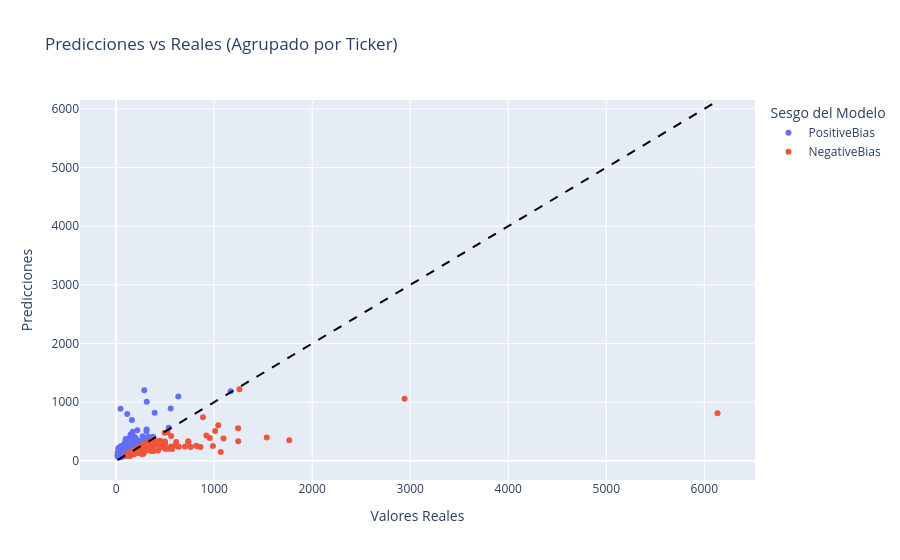

The cell this chart's notebook holds for it:
### Markdown cell above
Se generan 2 clusters segun las predicciones:
* Positive_Bias: si los residuos son mayores o iguales a cero.
* Negative_Bias: si los residuos son menores a cero.

### Code cell
# Se dividen los datos para predecir el valor de la última fecha disponible para cada ticker en el conjunto de test
X_train = X.iloc[:-len(df['Ticker'].unique())]  # Todos menos la última fecha de cada ticker
y_train = y.iloc[:-len(df['Ticker'].unique())]
X_test = X.iloc[-len(df['Ticker'].unique()):]   # Solo la última fecha de cada ticker
y_test = y.iloc[-len(df['Ticker'].unique()):]

# Recuperar el ticker usando el indice de y_test
tickers_test = df.loc[y_test.index, 'Ticker']

# Predicciones en el conjunto de test
y_pred = pipe.predict(X_test)

# Consolidar resultados individuales en un DataFrame
resultados_df = pd.DataFrame({
    'Ticker': tickers_test,
    'Predicted': y_pred,
    'Observed': y_test
})

# Calcular el residuo para cada predicción
resultados_df['Residuals'] = resultados_df['Predicted'] - resultados_df['Observed']

# Agrupar por ticker
resultados_agrupados = resultados_df.groupby('Ticker')[['Predicted', 'Observed', 'Residuals']].mean()

# Generar el Cluster sobre el promedio de los residuos
resultados_agrupados['Cluster'] = ['PositiveBias' if r >= 0 else 'NegativeBias' 
                                   for r in resultados_agrupados['Residuals']]

# Visualizar
fig = px.scatter(
    resultados_agrupados, 
    x='Observed', 
    y='Predicted', 
    color='Cluster',
    hover_name=resultados_agrupados.index, 
    labels={'Observed':'Valores Reales', 'Predicted':'Predicciones', 'Cluster':'Sesgo del Modelo'},
    title='Predicciones vs Reales (Agrupado por Ticker)'
)

# Línea de identidad perfecta
min_val = resultados_agrupados['Observed'].min()
max_val = resultados_agrupados['Observed'].max()
fig.add_shape(type='line', x0=min_val, y0=min_val, x1=max_val, y1=max_val,
              line=dict(color='black', dash='dash', width=2))
fig.show()

# Estadísticas por cluster a nivel Ticker
over_mask = resultados_agrupados['Cluster'] == 'PositiveBias'
under_mask = resultados_agrupados['Cluster'] == 'NegativeBias'

print("\nEstadísticas por cluster (a nivel de Ticker):")
print(f"Overprediction: {over_mask.sum()} tickers, residuo medio global: {resultados_agrupados.loc[over_mask, 'Residuals'].mean():.4f}")
print(f"Underprediction: {under_mask.sum()} tickers, residuo medio global: {resultados_agrupados.loc[under_mask, 'Residuals'].mean():.4f}")

### Figure 1 — Plotly figure (JSON) as saved in the notebook; plotly's stock layout.template omitted (floating-point values rounded to 4 significant figures; data arrays with more than 128 entries replaced by an {"elided": "..."} marker saying what was removed)
{"data": [{"hovertemplate": "<b>%{hovertext}</b><br><br>Sesgo del Modelo=PositiveBias<br>Valores Reales=%{x}<br>Predicciones=%{y}<extra></extra>", "hovertext": {"elided": "221 str values"}, "legendgroup": "PositiveBias", "marker": {"color": "#636efa", "symbol": "circle"}, "mode": "markers", "name": "PositiveBias", "orientation": "v", "showlegend": true, "type": "scatter", "x": {"elided": "221 float values"}, "xaxis": "x", "y": {"elided": "221 float values"}, "yaxis": "y"}, {"hovertemplate": "<b>%{hovertext}</b><br><br>Sesgo del Modelo=NegativeBias<br>Valores Reales=%{x}<br>Predicciones=%{y}<extra></extra>", "hovertext": {"elided": "133 str values"}, "legendgroup": "NegativeBias", "marker": {"color": "#EF553B", "symbol": "circle"}, "mode": "markers", "name": "NegativeBias", "orientation": "v", "showlegend": true, "type": "scatter", "x": {"elided": "133 float values"}, "xaxis": "x", "y": {"elided": "133 float values"}, "yaxis": "y"}], "layout": {"legend": {"title": {"text": "Sesgo del Modelo"}, "tracegroupgap": 0}, "shapes": [{"line": {"color": "black", "dash": "dash", "width": 2}, "type": "line", "x0": 13.14, "x1": 6135, "y0": 13.14, "y1": 6135}], "title": {"text": "Predicciones vs Reales (Agrupado por Ticker)"}, "xaxis": {"anchor": "y", "domain": [0, 1], "title": {"text": "Valores Reales"}}, "yaxis": {"anchor": "x", "domain": [0, 1], "title": {"text": "Predicciones"}}}}
